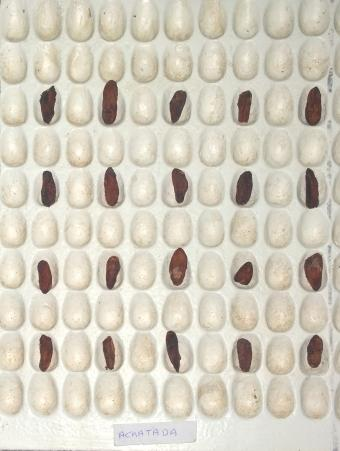
#> input picture classcau/class/achatada.jpg, 340 x 451 px
$ python segmentation_method.py class/achatada.jpg
#> lines starting #> are read from the running program, lines starting #| are printed output that depends on the picture; after the words box and inside, x2 and y2 are one past the last pixel; in counts of white or black regions, pixels touching at a corner belong together
# Import the necessary packages
import numpy as np
import cv2
import sys


class Segmentation():
	"""docstring for Segmentation"""
	def __init__(self, image_in):
#> called with image_in = 'class/achatada.jpg'
		super(Segmentation, self).__init__()
		self.folder_samples = 'samples'
		self.folder_result = 'result'
		self.generated_format = 'png'
		self.image = cv2.imread("%s" %(image_in)) # Open the image
#> self.image is the input picture: shape (451, 340, 3); mean B, G, R 191.3, 205.9, 211.5
		a, image_in = image_in.split("/")
		image_in, _ = image_in.split(".")
		canny_image = self.first_pass()
		self.second_pass(image_in, canny_image)
		self.third_pass()
		self.fourth_pass(image_in)

	def first_pass(self):
		gray = cv2.cvtColor(self.image, cv2.COLOR_BGR2GRAY) # Convert the image in gray scale
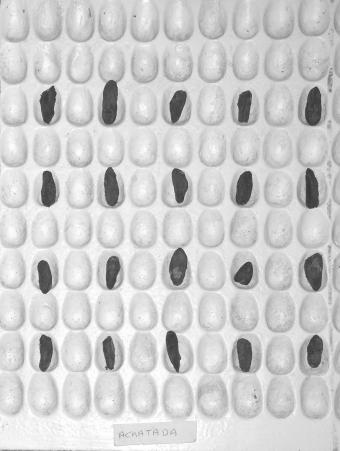
#> gray: shape (451, 340); min 44, max 255, mean 205.9
		blur = cv2.GaussianBlur(gray,(5,5),0) # Used GaussianBlur filter to remove noise from the image, it uses a 5x5 kernel
		ret, thresh = cv2.threshold(blur, 0, 255, cv2.THRESH_BINARY+cv2.THRESH_OTSU) # Then we apply the otsu thresholding
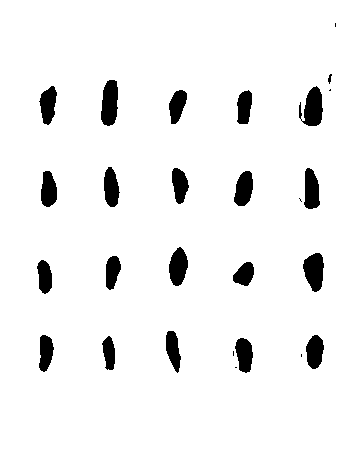
#> thresh: shape (451, 340); 94% white; 27 black regions (6 under 20 px), largest, box (x1, y1, x2, y2) and area: (101, 80, 118, 126) 633, (299, 86, 323, 126) 633, (303, 253, 324, 292) 593
#> ret = 153
		bgt1 = cv2.dilate(thresh, None, iterations=3)
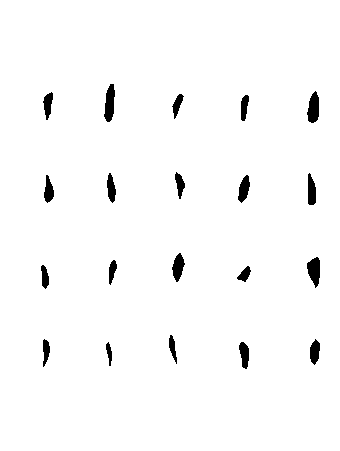
#> bgt1: shape (451, 340); 97.7% white; 20 black regions, largest, box (x1, y1, x2, y2) and area: (104, 84, 115, 122) 292, (307, 91, 319, 123) 282, (307, 257, 320, 288) 275
		self.bgt = cv2.erode(bgt1, None, iterations=3)
#> self.bgt: shape (451, 340); 94.3% white; 20 black regions, largest, box (x1, y1, x2, y2) and area: (101, 81, 118, 125) 622, (304, 88, 322, 126) 582, (304, 254, 323, 291) 575
		ret, self.bg = cv2.threshold(self.bgt, 1, 128, 1)
		canny_image = cv2.Canny(self.bg,255,255)
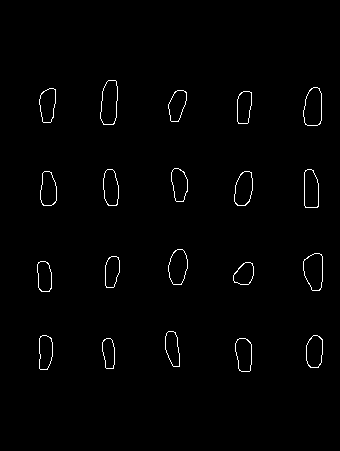
#> canny_image: shape (451, 340); 1.1% white in thin lines or dots, all inside (x1, y1, x2, y2) = (37, 80, 323, 372)
		return canny_image

	def second_pass(self, image_in, canny_image):
#> called with image_in = 'achatada'
		new, self.contours, hierarchy = cv2.findContours(canny_image, cv2.RETR_TREE, cv2.CHAIN_APPROX_SIMPLE)
#> self.contours = 40 contours; largest, box (x1, y1, x2, y2) and area: (100, 80, 118, 125) 616, (100, 80, 118, 125) 614, (303, 87, 322, 126) 576, (303, 87, 322, 126) 571, (303, 253, 323, 291) 568
		# Finding the contors in the image using chain approximation
		marker32 = np.int32(self.bg)
		# converting the marker to float 32 bit
		m = cv2.convertScaleAbs(marker32)
		ret, thresh = cv2.threshold(m, 0, 255, cv2.THRESH_BINARY+cv2.THRESH_OTSU)
#> ret = 0
		# Apply thresholding on the image to convert to binary image
		thresh_inv = cv2.bitwise_not(thresh)
		# Invert the thresh
		res = cv2.bitwise_and(self.image, self.image, mask=thresh)
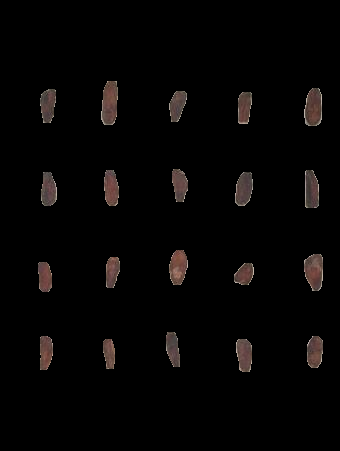
#> res: shape (451, 340, 3); mean B, G, R 4.3, 4.6, 5.9
		# Bitwise and with the image mask thresh
		res3 = cv2.bitwise_and(self.image, self.image, mask=thresh_inv)
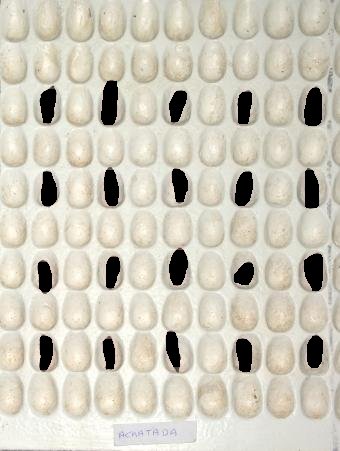
#> res3: shape (451, 340, 3); mean B, G, R 187.1, 201.3, 205.6
		# Bitwise and the image with mask as threshold invert
		res4 = cv2.addWeighted(res, 1, res3, 1, 0)
		# Take the weighted average
		contourned = cv2.drawContours(res4, self.contours, -1, (0, 255, 0), 1)
		# Draw the contours on the image with green color and pixel width is 1
		cv2.imwrite("%s/%s.%s" %(self.folder_result,image_in,self.generated_format), contourned)

	def third_pass(self):
		m = cv2.convertScaleAbs(self.bgt)
		ret, thresh = cv2.threshold(m, 0, 255, cv2.THRESH_BINARY_INV+cv2.THRESH_OTSU)
#> ret = 0
		self.res = cv2.bitwise_and(self.image,self.image,mask = thresh)
		self.res[np.where(self.res == [0])] = [255]
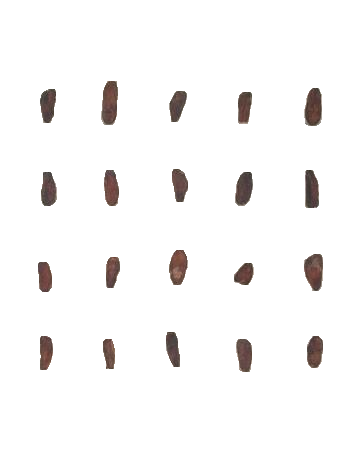
#> self.res: shape (451, 340, 3); mean B, G, R 244.6, 245, 246.3

	def fourth_pass(self, image_in):
		#Generating samples
#> called with image_in = 'achatada'
		idx = 0
		count = 0
		for c in self.contours:
			x,y,w,h = cv2.boundingRect(c)
			idx+=1
			if(idx%2==0):
				count+=1
				new_img=self.res[y:y+h,x:x+w]
				cv2.imwrite("%s/%s_%s.%s" %(self.folder_samples,image_in,count,self.generated_format), new_img)
#> this loop made 40 passes
#> (x, y, w, h) on passes 1 to 12: (235, 338, 17, 34), (235, 338, 17, 34), (102, 338, 13, 31), (102, 338, 13, 31), (306, 335, 17, 33), (306, 335, 17, 33), (39, 335, 14, 35), (39, 335, 14, 35), (165, 331, 15, 36), (165, 331, 15, 36), (233, 262, 21, 23), (233, 262, 21, 23)
#> after the loop, count = 20; idx = 40
			# Generate the step image


if __name__ == "__main__":
    Segmentation(sys.argv[1])

$ run again, on classcau/class/germinada.jpg
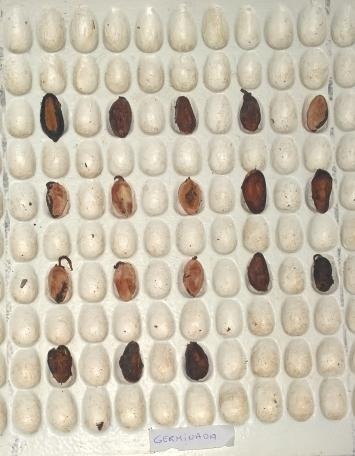
#> input picture classcau/class/germinada.jpg, 355 x 456 px
#> in __init__, self.image is the input picture: shape (456, 355, 3); mean B, G, R 176.5, 194.5, 202.7
#> in first_pass, `ret, thresh = cv2.threshold(blur, 0, 255, cv2.THRESH_BINARY+cv2.THRESH..`:
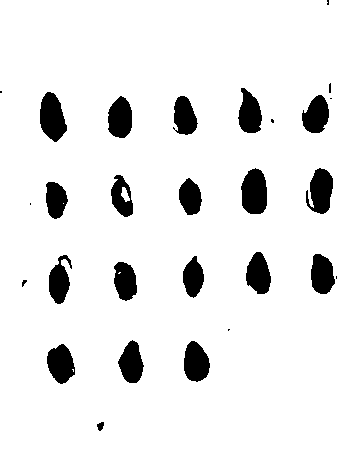
#> thresh: shape (456, 355); 91.7% white; 28 black regions (8 under 20 px), largest, box (x1, y1, x2, y2) and area: (241, 168, 267, 214) 970, (40, 92, 67, 142) 942, (306, 168, 333, 214) 864
#> in first_pass, `ret, thresh = cv2.threshold(blur, 0, 255, cv2.THRESH_BINARY+cv2.THRESH..`: ret = 149
#> bgt1: shape (456, 355); 95.9% white; 19 black regions (1 under 20 px), largest, box (x1, y1, x2, y2) and area: (245, 172, 264, 211) 581, (43, 96, 63, 137) 522, (187, 345, 206, 378) 441
#> self.bgt: shape (456, 355); 92.1% white; 18 black regions, largest, box (x1, y1, x2, y2) and area: (242, 169, 267, 214) 965, (40, 93, 66, 140) 924, (310, 169, 333, 213) 805
#> canny_image: shape (456, 355); 1.2% white in thin lines or dots, all inside (x1, y1, x2, y2) = (39, 91, 334, 383)
#> self.contours = 36 contours, 2 with area under 20; largest, box (x1, y1, x2, y2) and area: (241, 168, 267, 214) 963, (241, 168, 267, 214) 954, (39, 92, 66, 140) 931, (39, 92, 66, 140) 914, (309, 168, 333, 213) 804
#> in second_pass, `ret, thresh = cv2.threshold(m, 0, 255, cv2.THRESH_BINARY+cv2.THRESH_OT..`: ret = 0
#> the loop in fourth_pass, `for c in self.contours:` made 36 passes
#> (x, y, w, h) on passes 1, 2, 3, 4, 5, 6, 8, 9: (46, 345, 27, 38), (46, 345, 27, 38), (183, 341, 26, 40), (183, 341, 26, 40), (118, 341, 25, 42), (118, 341, 25, 42), (48, 264, 21, 39), (48, 264, 21, 39)
#> pass 2, in fourth_pass, `new_img=self.res[y:y+h,x:x+w]`:
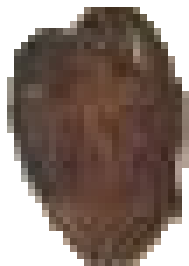
#> new_img: shape (38, 27, 3) (shown 7 times larger); mean B, G, R 111.7, 120, 136.9
#> after the loop in fourth_pass, `for c in self.contours:`: count = 18; idx = 36

$ run again, on classcau/class/inseto.jpg
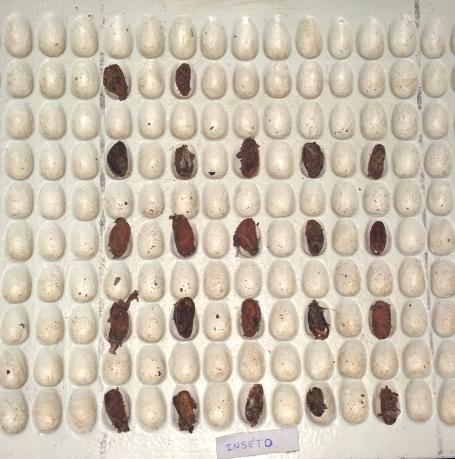
#> input picture classcau/class/inseto.jpg, 455 x 459 px
#> in __init__, self.image is the input picture: shape (459, 455, 3); mean B, G, R 176.4, 193.9, 204
#> in first_pass, `ret, thresh = cv2.threshold(blur, 0, 255, cv2.THRESH_BINARY+cv2.THRESH..`:
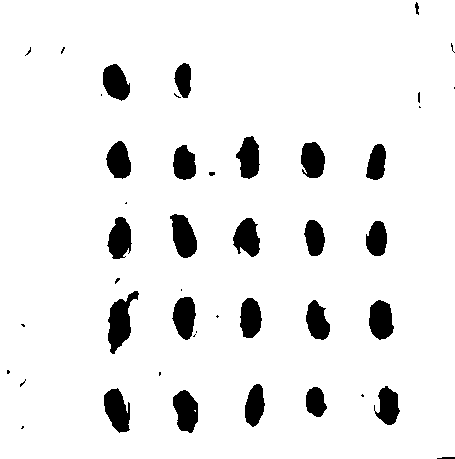
#> thresh: shape (459, 455); 92.7% white; 45 black regions (19 under 20 px), largest, box (x1, y1, x2, y2) and area: (108, 291, 139, 354) 984, (170, 214, 197, 258) 806, (104, 388, 130, 433) 800
#> in first_pass, `ret, thresh = cv2.threshold(blur, 0, 255, cv2.THRESH_BINARY+cv2.THRESH..`: ret = 145
#> bgt1: shape (459, 455); 96.5% white; 22 black regions, largest, box (x1, y1, x2, y2) and area: (111, 304, 127, 345) 455, (176, 218, 194, 254) 422, (372, 304, 390, 336) 415
#> self.bgt: shape (459, 455); 93.1% white; 22 black regions, largest, box (x1, y1, x2, y2) and area: (108, 301, 130, 348) 833, (173, 215, 197, 257) 782, (104, 389, 130, 432) 770
#> canny_image: shape (459, 455); 1.1% white in thin lines or dots, all inside (x1, y1, x2, y2) = (102, 63, 398, 432)
#> self.contours = 43 contours, 1 with area under 20; largest, box (x1, y1, x2, y2) and area: (107, 300, 130, 348) 835, (107, 300, 130, 348) 828, (172, 214, 197, 257) 790, (172, 214, 197, 257) 782, (103, 388, 130, 432) 771
#> in second_pass, `ret, thresh = cv2.threshold(m, 0, 255, cv2.THRESH_BINARY+cv2.THRESH_OT..`: ret = 0
#> the loop in fourth_pass, `for c in self.contours:` made 43 passes
#> (x, y, w, h) on passes 1 to 8: (172, 390, 26, 41), (103, 388, 27, 44), (103, 388, 27, 44), (378, 387, 20, 37), (378, 387, 20, 37), (305, 387, 20, 29), (305, 387, 20, 29), (244, 384, 20, 41)
#> pass 2, in fourth_pass, `new_img=self.res[y:y+h,x:x+w]`:
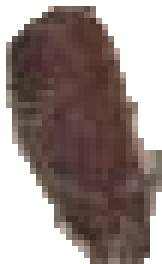
#> new_img: shape (44, 27, 3) (shown 6 times larger); mean B, G, R 132.3, 136.5, 150.9
#> after the loop in fourth_pass, `for c in self.contours:`: count = 21; idx = 43

$ run again, on classcau/class/marrom.jpg
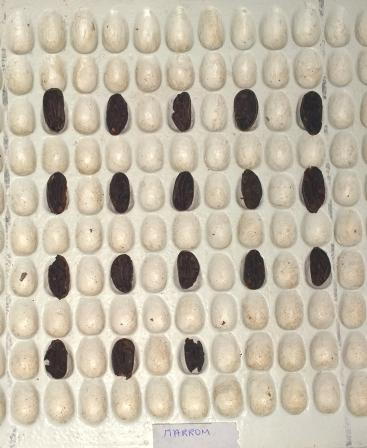
#> input picture classcau/class/marrom.jpg, 367 x 448 px
#> in __init__, self.image is the input picture: shape (448, 367, 3); mean B, G, R 169.5, 187.5, 196.2
#> in first_pass, `ret, thresh = cv2.threshold(blur, 0, 255, cv2.THRESH_BINARY+cv2.THRESH..`: ret = 131
#> bgt1: shape (448, 367); 95.6% white; 18 black regions, largest, box (x1, y1, x2, y2) and area: (303, 170, 323, 210) 548, (300, 95, 320, 132) 516, (237, 92, 255, 128) 499
#> self.bgt: shape (448, 367); 91.8% white; 18 black regions, largest, box (x1, y1, x2, y2) and area: (300, 167, 326, 213) 944, (297, 92, 323, 135) 894, (43, 88, 66, 133) 863
#> canny_image: shape (448, 367); 1.2% white in thin lines or dots, all inside (x1, y1, x2, y2) = (42, 87, 331, 379)
#> self.contours = 36 contours; largest, box (x1, y1, x2, y2) and area: (299, 166, 326, 213) 948, (299, 166, 326, 213) 934, (296, 91, 323, 135) 894, (296, 91, 323, 135) 882, (233, 88, 258, 131) 860
#> in second_pass, `ret, thresh = cv2.threshold(m, 0, 255, cv2.THRESH_BINARY+cv2.THRESH_OT..`: ret = 0
#> the loop in fourth_pass, `for c in self.contours:` made 36 passes
#> (x, y, w, h) on passes 1 to 8: (45, 339, 23, 40), (45, 339, 23, 40), (183, 338, 22, 32), (183, 338, 22, 32), (111, 338, 24, 38), (111, 338, 24, 38), (47, 256, 23, 42), (47, 256, 23, 42)
#> pass 2, in fourth_pass, `new_img=self.res[y:y+h,x:x+w]`:
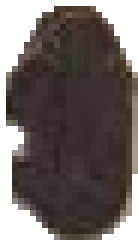
#> new_img: shape (40, 23, 3) (shown 6 times larger); mean B, G, R 99.6, 102.5, 111.1
#> after the loop in fourth_pass, `for c in self.contours:`: count = 18; idx = 36
